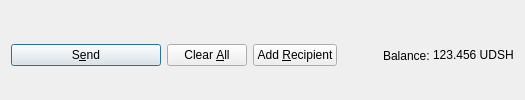
         <widget class="QFrame" name="frame_Send">
          <layout class="QHBoxLayout" name="horizontalLayout">
           <property name="bottomMargin">
            <number>0</number>
           </property>
           <item>
            <widget class="QPushButton" name="sendButton">
             <property name="minimumSize">
              <size>
               <width>150</width>
               <height>0</height>
              </size>
             </property>
             <property name="toolTip">
              <string>Confirm the send action</string>
             </property>
             <property name="text">
              <string>S&amp;end</string>
             </property>
             <property name="icon">
              <iconset resource="../ultradashcoin.qrc">
               <normaloff>:/icons/send</normaloff>:/icons/send</iconset>
             </property>
             <property name="autoDefault">
              <bool>false</bool>
             </property>
             <property name="default">
              <bool>true</bool>
             </property>
            </widget>
           </item>
           <item>
            <widget class="QPushButton" name="clearButton">
             <property name="sizePolicy">
              <sizepolicy hsizetype="Minimum" vsizetype="Fixed">
               <horstretch>0</horstretch>
               <verstretch>0</verstretch>
              </sizepolicy>
             </property>
             <property name="toolTip">
              <string>Clear all fields of the form.</string>
             </property>
             <property name="text">
              <string>Clear &amp;All</string>
             </property>
             <property name="icon">
              <iconset resource="../ultradashcoin.qrc">
               <normaloff>:/icons/remove</normaloff>:/icons/remove</iconset>
             </property>
             <property name="autoDefault">
              <bool>false</bool>
             </property>
            </widget>
           </item>
           <item>
            <widget class="QPushButton" name="addButton">
             <property name="toolTip">
              <string>Send to multiple recipients at once</string>
             </property>
             <property name="text">
              <string>Add &amp;Recipient</string>
             </property>
             <property name="icon">
              <iconset resource="../ultradashcoin.qrc">
               <normaloff>:/icons/add</normaloff>:/icons/add</iconset>
             </property>
             <property name="autoDefault">
              <bool>false</bool>
             </property>
            </widget>
           </item>
           <item>
            <spacer name="horizontalSpacer">
             <property name="orientation">
              <enum>Qt::Horizontal</enum>
             </property>
             <property name="sizeHint" stdset="0">
              <size>
               <width>40</width>
               <height>20</height>
              </size>
             </property>
            </spacer>
           </item>
           <item>
            <layout class="QHBoxLayout" name="horizontalLayout_2">
             <property name="spacing">
              <number>3</number>
             </property>
             <item>
              <widget class="QLabel" name="label">
               <property name="text">
                <string>Balance:</string>
               </property>
              </widget>
             </item>
             <item>
              <widget class="QLabel" name="labelBalance">
               <property name="sizePolicy">
                <sizepolicy hsizetype="Preferred" vsizetype="Fixed">
                 <horstretch>0</horstretch>
                 <verstretch>0</verstretch>
                </sizepolicy>
               </property>
               <property name="cursor">
                <cursorShape>IBeamCursor</cursorShape>
               </property>
               <property name="text">
                <string notr="true">123.456 UDSH</string>
               </property>
               <property name="textInteractionFlags">
                <set>Qt::LinksAccessibleByMouse|Qt::TextSelectableByKeyboard|Qt::TextSelectableByMouse</set>
               </property>
              </widget>
             </item>
            </layout>
           </item>
          </layout>
         </widget>
